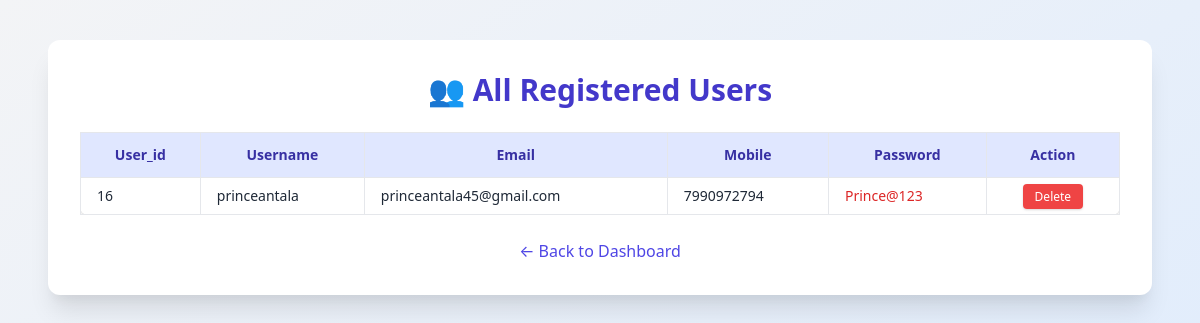
Before: /admin_user.php with the older database file.
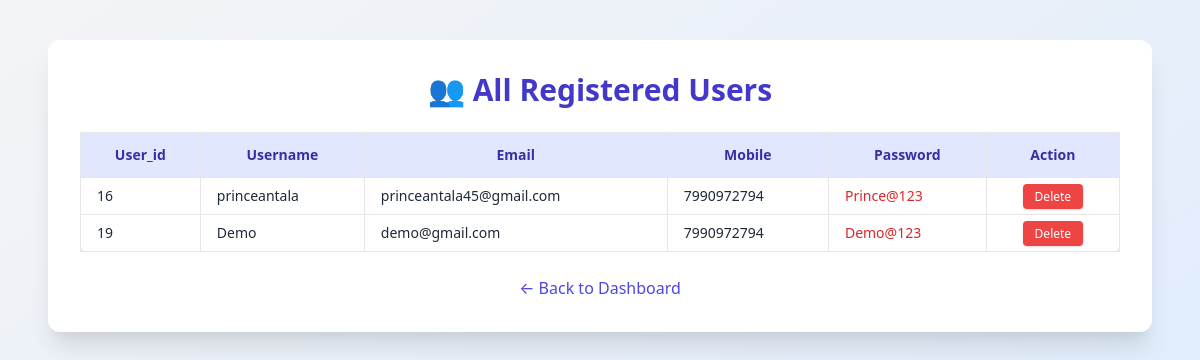
After: the same page with the newer database file.
### tables this page shows
CREATE TABLE `signup` (
  `user_id` int(11) NOT NULL,
  `username` varchar(20) NOT NULL,
  `email` varchar(50) NOT NULL,
  `mobile` varchar(50) NOT NULL,
  `password` varchar(255) NOT NULL,
  `signup_date` datetime NOT NULL DEFAULT current_timestamp()
);

### src/admin_user.php (the view, shortened to what this page needs)
<?php
$host = "localhost";
$user = "root";
$password = "";
$dbname = "turfbookingsystem";
$conn = mysqli_connect($host, $user, $password, $dbname);
$users = mysqli_query($conn, "SELECT * FROM signup");
?>
<!DOCTYPE html>
<html lang="en">
<head>
  <link href="https://cdn.jsdelivr.net/npm/tailwindcss@2.2.19/dist/tailwind.min.css" rel="stylesheet">
</head>
<body class="bg-gradient-to-br from-gray-100 to-blue-100 text-gray-800 min-h-screen">
  <div class="max-w-6xl mx-auto py-10 px-6">
    <div class="bg-white p-8 rounded-xl shadow-xl">
      <h1 class="text-3xl font-bold mb-6 text-center text-indigo-700">👥 All Registered Users</h1>
      <div class="overflow-x-auto">
        <table class="min-w-full text-sm border border-gray-300 rounded-lg shadow">
          <thead class="bg-indigo-100 text-indigo-800">
            <tr>
              <th class="py-3 px-4 border">User_id</th>
              <th class="py-3 px-4 border">Username</th>
              <th class="py-3 px-4 border">Email</th>
              <th class="py-3 px-4 border">Mobile</th>
              <th class="py-3 px-4 border">Password</th>
              <th class="py-3 px-4 border">Action</th>
            </tr>
          </thead>
          <tbody>
            <?php while ($row = mysqli_fetch_assoc($users)) : ?>
              <tr class="hover:bg-gray-50 transition">
                <td class="py-2 px-4 border"><?= htmlspecialchars($row['user_id']) ?></td>
                <td class="py-2 px-4 border"><?= htmlspecialchars($row['username']) ?></td>
                <td class="py-2 px-4 border"><?= htmlspecialchars($row['email']) ?></td>
                <td class="py-2 px-4 border"><?= htmlspecialchars($row['mobile']) ?></td>
                <td class="py-2 px-4 border text-red-600"><?= htmlspecialchars($row['password']) ?></td>
                <td class="py-2 px-4 border text-center">
                  <a href="?delete=<?= $row['user_id'] ?>"
                     onclick="return confirm('Are you sure you want to delete this user?')"
                     class="bg-red-500 hover:bg-red-600 text-white px-3 py-1 rounded text-xs shadow">
                    Delete
                  </a>
                </td>
              </tr>
            <?php endwhile; ?>
          </tbody>
        </table>
      </div>
      <div class="text-center mt-6">
        <a href="admin_dashboard.php" class="inline-block text-indigo-600 hover:underline">← Back to Dashboard</a>
      </div>
    </div>
  </div>
</body>
</html>

Changed rows visible on the page:
added signup: user_id "19", username "Demo", email "demo@gmail.com", mobile "7990972794", password "Demo@123"
